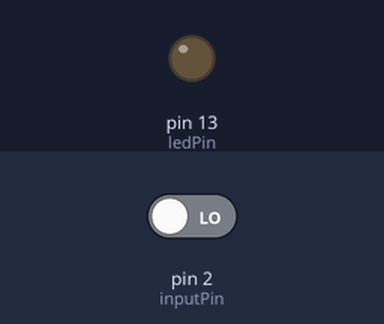
This sketch was run on a simulated Arduino Uno, built with avr-gcc and run on an emulated ATmega328P. Shown: output pins drawn as LEDs (lit = HIGH). Inputs (shaded band) come from the test bench; at power-on: pin 2 (inputPin) LOW.

Above: at 1.2 s.
1.3 s: pin 2 (inputPin) driven HIGH
At 2.0 s:
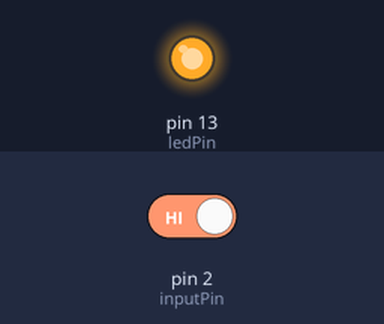
Timing chart, 0 to 4.3 s (numbered marks = the images above; inputs shaded):
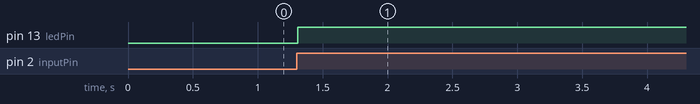

The sketch:

ch5r3.pde
```cpp
/*
  Debounce sketch
  a switch connected to pin 2 lights the LED on pin 13
  debounce logic prevents misreading of the switch state
*/

const int inputPin = 2;        // the number of the input pin
const int ledPin = 13;         // the number of the output pin
const int debounceDelay = 10;  // milliseconds to wait until stable

// debounce returns true if the switch in the given pin is closed and stable
boolean debounce(int pin)
{
  boolean state;
  boolean previousState;

  previousState = digitalRead(pin);          // store switch state
  for(int counter=0; counter < debounceDelay; counter++)
  {
      delay(1);                  // wait for 1 millisecond
      state = digitalRead(pin);  // read the pin
      if( state != previousState)
      {
         counter = 0; // reset the counter if the state changes
         previousState = state;  // and save the current state
      }
  }
  // here when the switch state has been stable longer than the debounce period

  return state;
}

void setup()
{
  pinMode(inputPin, INPUT);
  pinMode(ledPin, OUTPUT);
}

void loop()
{
  if(debounce(inputPin))
  {
    digitalWrite(ledPin, HIGH);
  }
}
```

Measured:
- after the input at 1.3 s, pin 13 (ledPin): LOW → HIGH at once
